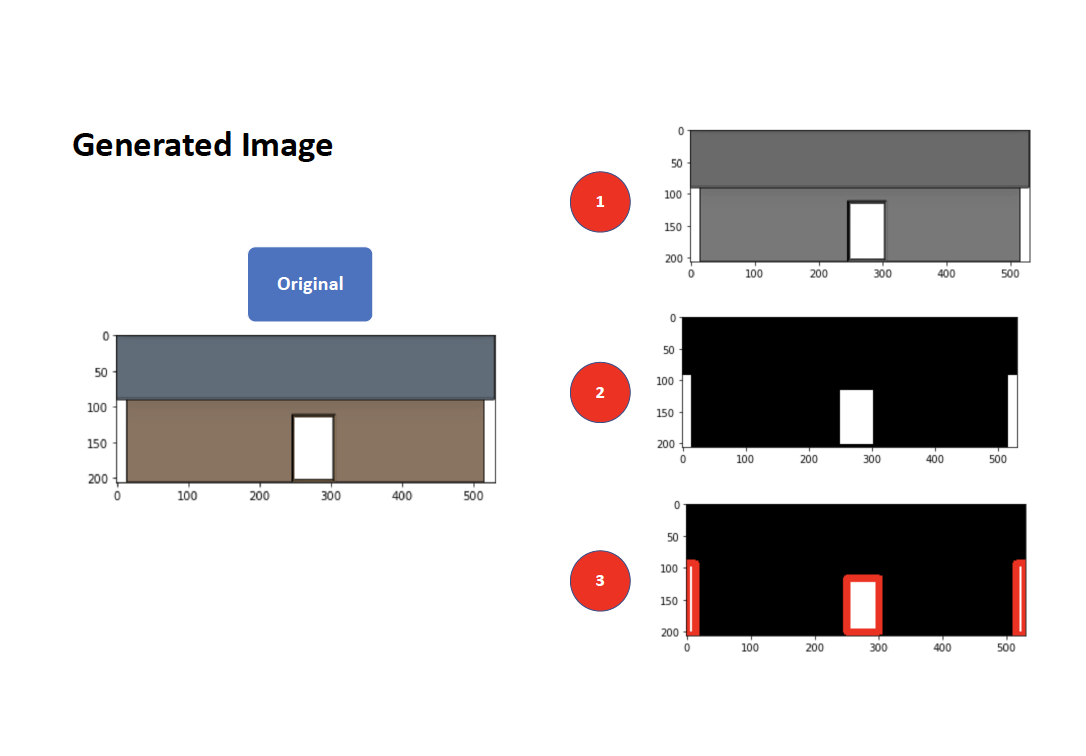
#> input picture visualizations/generated_img_process.png, 1086 x 756 px
$ python -i feature_recognition.py   (imports and definitions only)   (older library calls are emulated)
#> lines starting #> are read from the running program, lines starting #| are printed output that depends on the picture; after the words box and inside, x2 and y2 are one past the last pixel; in counts of white or black regions, pixels touching at a corner belong together
#!/usr/bin/env python3
# -*- coding: utf-8 -*-
"""
Created on Fri Nov  1 12:46:54 2019

@author: wangjue
"""

import cv2
import numpy as np
import matplotlib.pyplot as plt
import os

def count_contours(img):
    image = cv2.imread(img)
    gray=cv2.cvtColor(image,cv2.COLOR_BGR2GRAY)
    edged=cv2.Canny(gray,30,200)
    _, contours, hierarchy=cv2.findContours(edged,cv2.RETR_EXTERNAL,cv2.CHAIN_APPROX_NONE)
    count_contours = len(contours)
    return count_contours

def count_squares(img):
    image = cv2.imread(img)
#> image is the input picture: shape (756, 1086, 3); mean B, G, R 207.3, 206.9, 209.3
    gray=cv2.cvtColor(image,cv2.COLOR_BGR2GRAY)
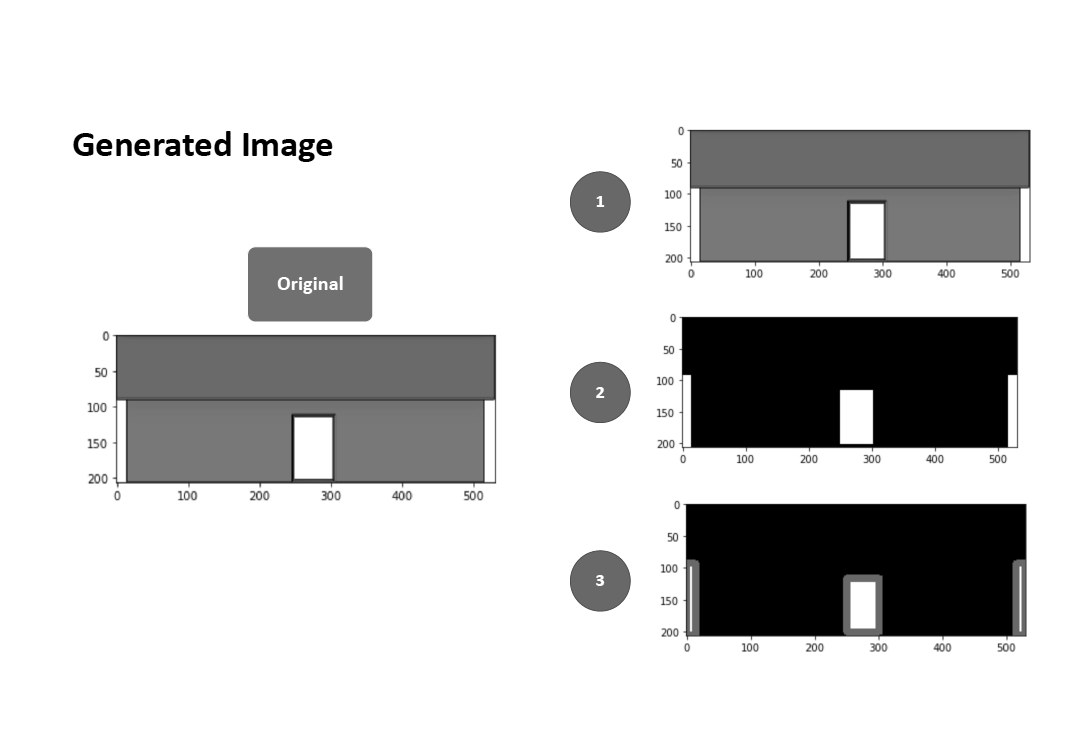
#> gray: shape (756, 1086); min 0, max 255, mean 207.6
    ret, thresh=cv2.threshold(gray,127,255,1)
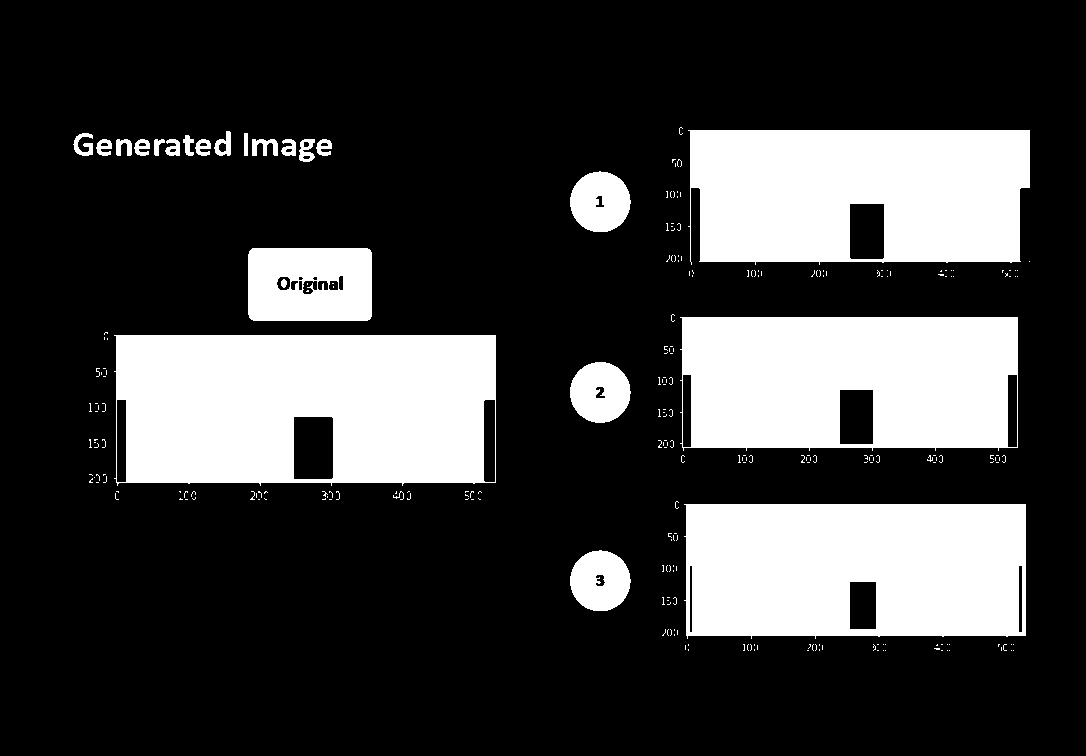
#> thresh: shape (756, 1086); 24.2% white; 259 white regions (235 under 20 px)
    _,contours,hierarchy=cv2.findContours(thresh.copy(),cv2.RETR_LIST,cv2.CHAIN_APPROX_NONE)
#> contours = 290 contours, 238 with area under 20; largest, box (x1, y1, x2, y2) and area: (114, 335, 496, 486) 55728, (684, 504, 1026, 639) 44420, (680, 317, 1018, 451) 43560, (688, 130, 1030, 265) 42944, (248, 248, 372, 321) 8822
    count_squares = 0
    for cnt in contours:
        approx = cv2.approxPolyDP(cnt,0.01*cv2.arcLength(cnt,True),True)
        if len(approx)==4:
            x,y,w,h=cv2.boundingRect(cnt)
            M=cv2.moments(cnt)
            cx=int(M['m10']/M['m00'])
            cy=int(M['m01']/M['m00'])
                #cv2.boundingRect return the left width and height in pixels, starting from the top
            #left corner, for square it would be roughly same
            if abs(w-h) <= 3:
                count_squares += 1
                shape_name="square"
                #find contour center to place text at center
                cv2.drawContours(image,[cnt],0,(0,125,255),-1)
                cv2.putText(image,shape_name,(cx-50,cy),cv2.FONT_HERSHEY_SIMPLEX,1,(0,0,0),1)
            else:
                shape_name="Reactangle"
                #find contour center to place text at center
                cv2.drawContours(image,[cnt],0,(0,0,255),-1)
                M=cv2.moments(cnt)
                cx=int(M['m10']/M['m00'])
                cy=int(M['m01']/M['m00'])
                cv2.putText(image,shape_name,(cx-50,cy),cv2.FONT_HERSHEY_SIMPLEX,1,(0,0,0),1)
#> this loop made 62 passes
#> (approx, x, y, w, h, count_squares) on pass 21: ([[999, 644], [998, 644], [998, 646], [998, 645]], 998, 644, 2, 3, 1)
#> (approx, x, y, w, h, shape_name) on passes 50, 53, 54: ([[850, 581], [876, 582], [875, 629], [849, 628]], 849, 581, 28, 49, 'Reactangle'), ([[1019, 565], [1022, 566], [1021, 632], [1018, 631]], 1018, 565, 5, 68, 'Reactangle'), ([[690, 565], [692, 566], [691, 632], [689, 631]], 689, 565, 4, 68, 'Reactangle')
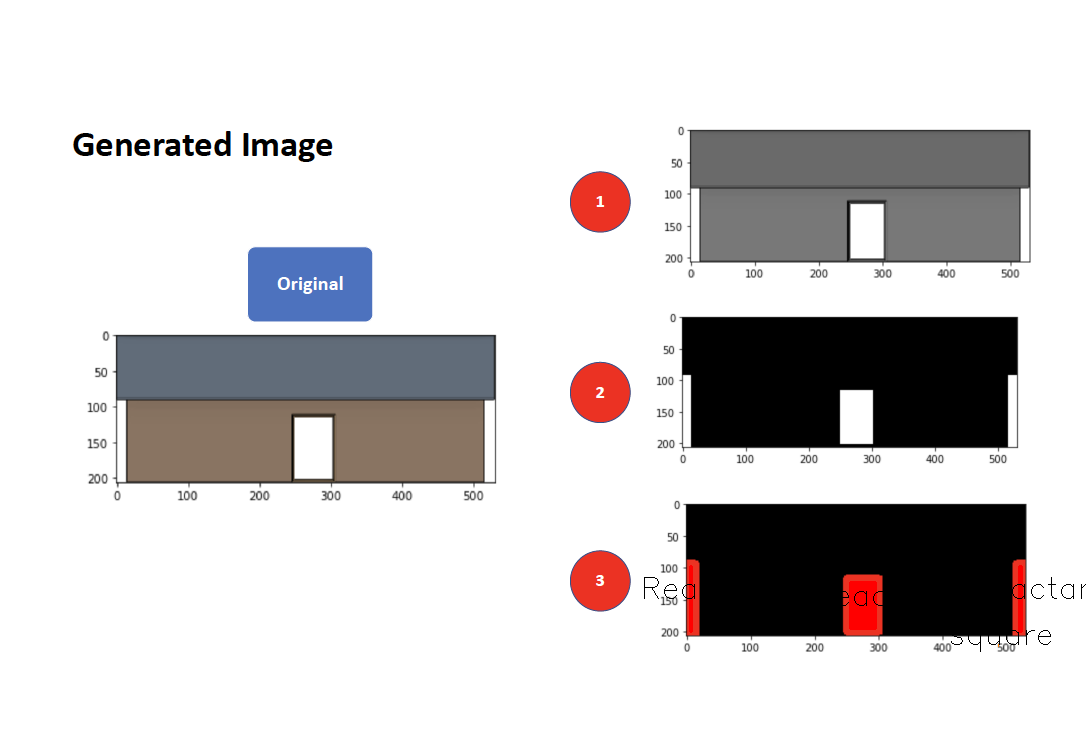
#> image: shape (756, 1086, 3); 0.31% of pixels changed, all inside (x1, y1, x2, y2) = (644, 565, 1086, 652)
#> after the loop, count_squares = 1
    return count_squares

#> (the run stopped early here; a loop or call above may not have finished)

$ run again, on visualizations/other examples.png
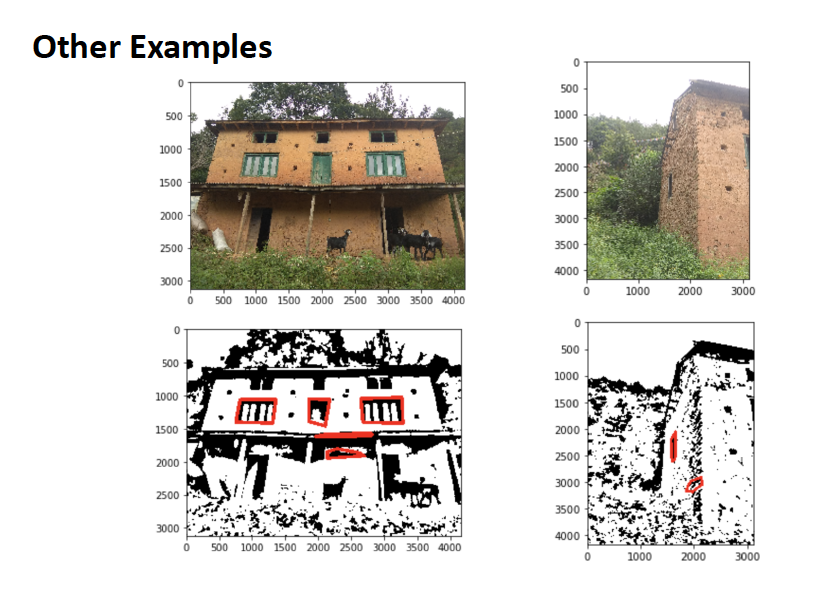
#> input picture visualizations/other examples.png, 818 x 594 px
#> in count_squares, image is the input picture: shape (594, 818, 3); mean B, G, R 208.1, 212.7, 215.5
#> in count_squares, `gray=cv2.cvtColor(image,cv2.COLOR_BGR2GRAY)`:
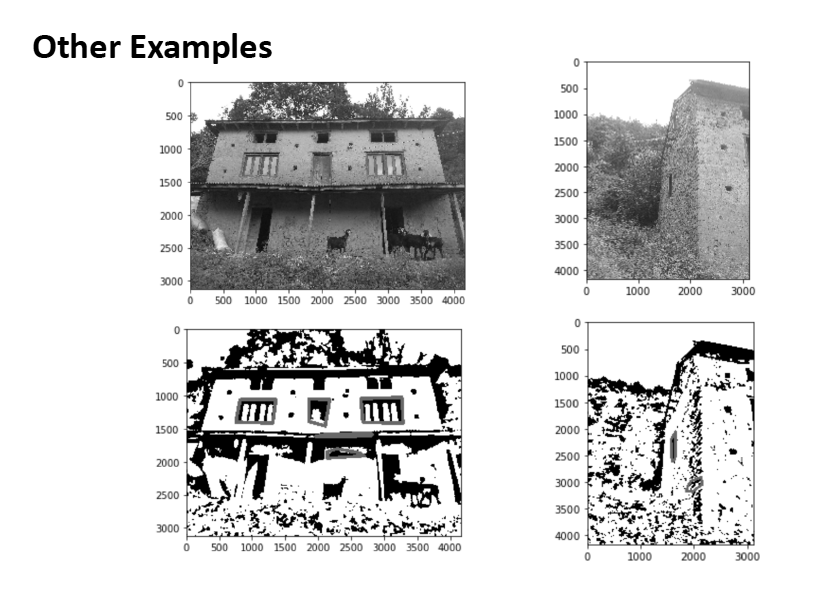
#> gray: shape (594, 818); min 0, max 255, mean 213
#> in count_squares, `ret, thresh=cv2.threshold(gray,127,255,1)`:
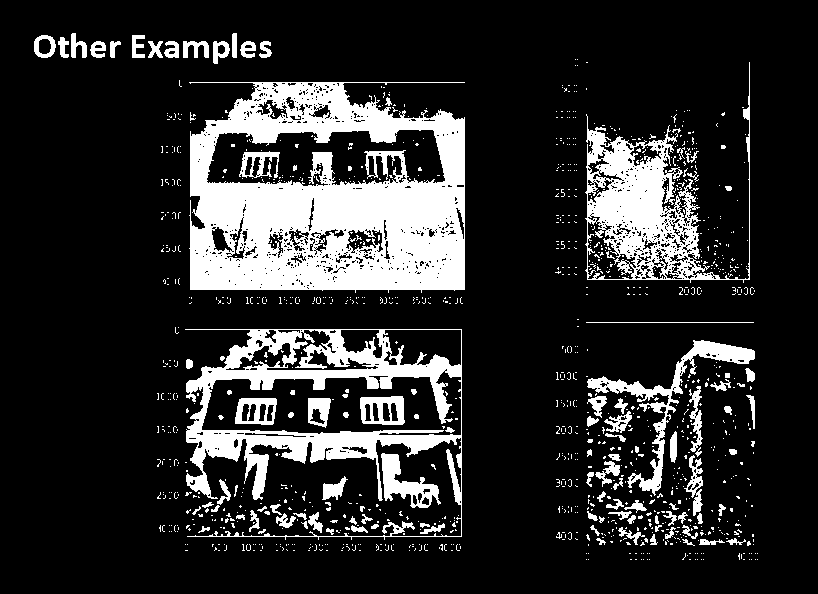
#> thresh: shape (594, 818); 17.4% white; 1192 white regions (1083 under 20 px)
#> contours = 2210 contours, 2014 with area under 20; largest, box (x1, y1, x2, y2) and area: (189, 82, 465, 293) 50666, (185, 329, 462, 540) 32482, (585, 62, 750, 283) 13520, (201, 370, 462, 436) 12978, (206, 129, 446, 187) 10128
#> the loop in count_squares, `for cnt in contours:` made 56 passes
#> (approx, x, y, w, h) on pass 56: ([[415, 548], [415, 549], [414, 550], [415, 549]], 414, 548, 2, 3)
#> after the loop in count_squares, `for cnt in contours:`: count_squares = 0

$ run again, on visualizations/real_img_process.png
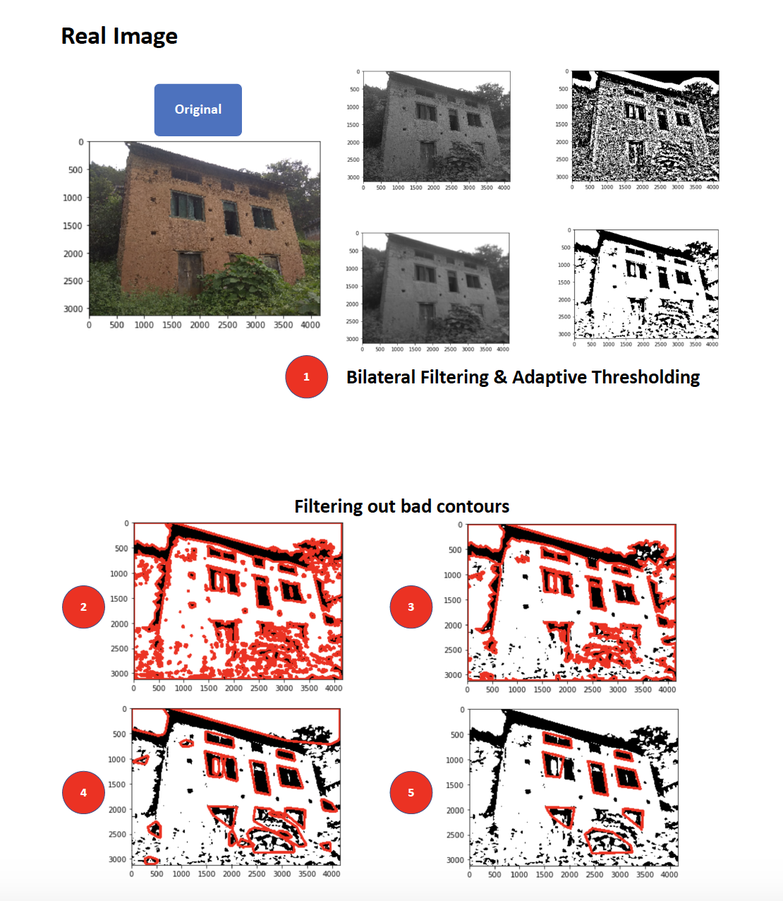
#> input picture visualizations/real_img_process.png, 783 x 901 px, shrunk from 1110 x 1276 before the run
#> in count_squares, image is the input picture: shape (901, 783, 3); mean B, G, R 211.9, 212.9, 221.5
#> in count_squares, `ret, thresh=cv2.threshold(gray,127,255,1)`:
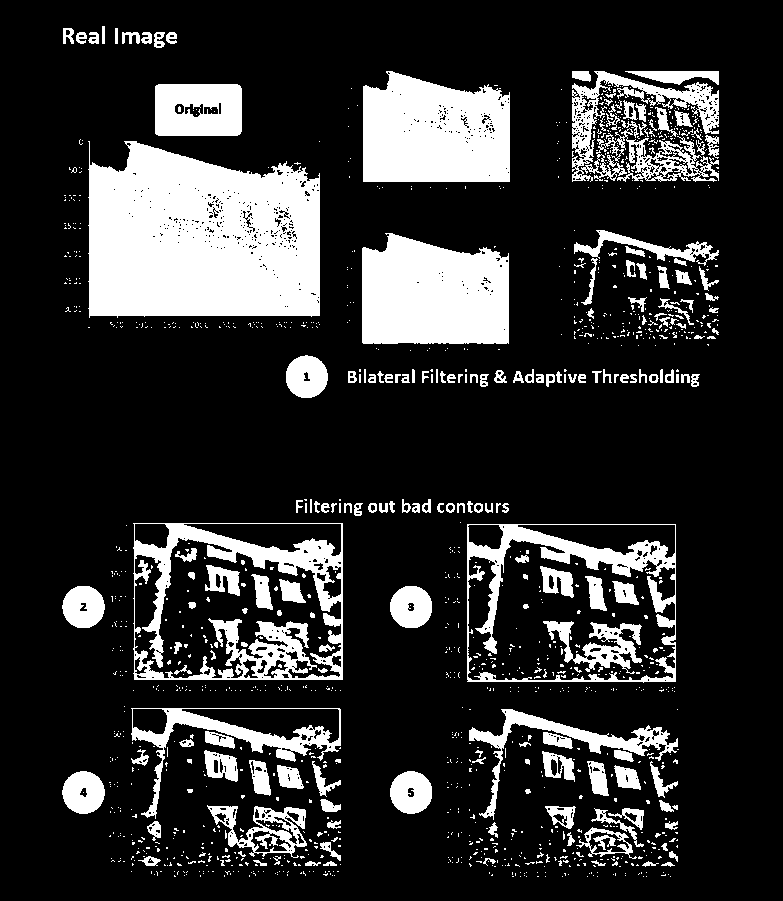
#> thresh: shape (901, 783); 19% white; 1369 white regions (1174 under 20 px)
#> contours = 2323 contours, 2058 with area under 20; largest, box (x1, y1, x2, y2) and area: (88, 141, 320, 318) 34844, (467, 524, 676, 683) 32640, (133, 523, 343, 680) 32456, (467, 538, 676, 681) 23165, (134, 537, 342, 679) 18264
#> the loop in count_squares, `for cnt in contours:` made 80 passes
#> (approx, x, y, w, count_squares, shape_name) on passes 23, 35: ([[665, 874], [664, 875], [661, 875], [665, 875]], 661, 874, 5, 1, 'square'), ([[564, 873], [565, 874], [565, 875], [565, 873]], 564, 873, 2, 2, 'square')
#> after the loop in count_squares, `for cnt in contours:`:
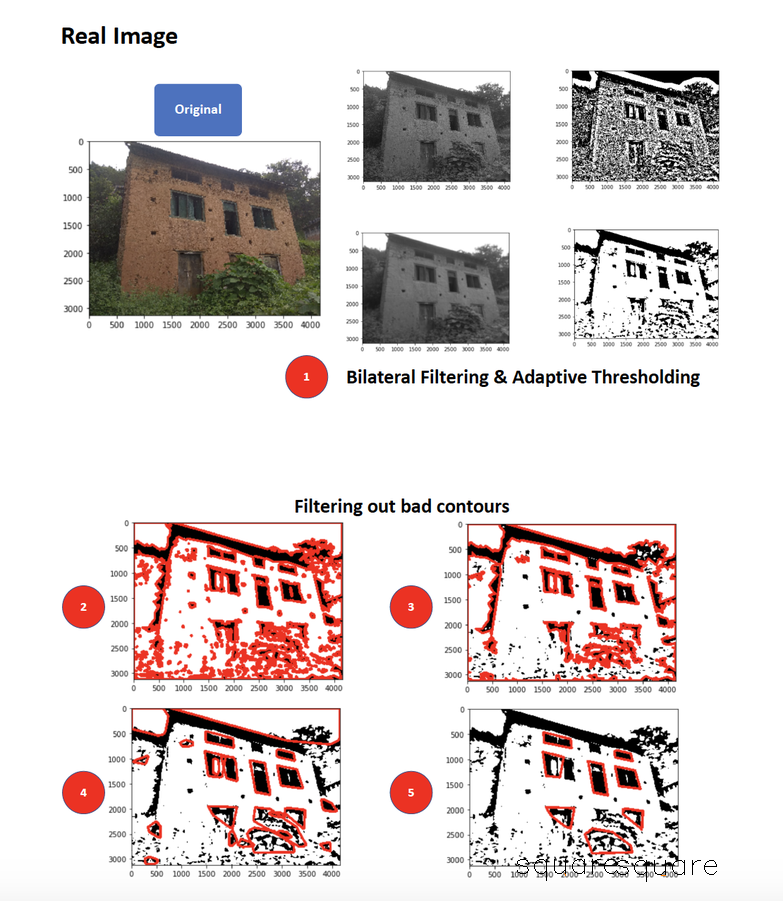
#> image: shape (901, 783, 3); 0.07% of pixels changed, all inside (x1, y1, x2, y2) = (517, 859, 717, 882)
#> after the loop in count_squares, `for cnt in contours:`: count_squares = 2
